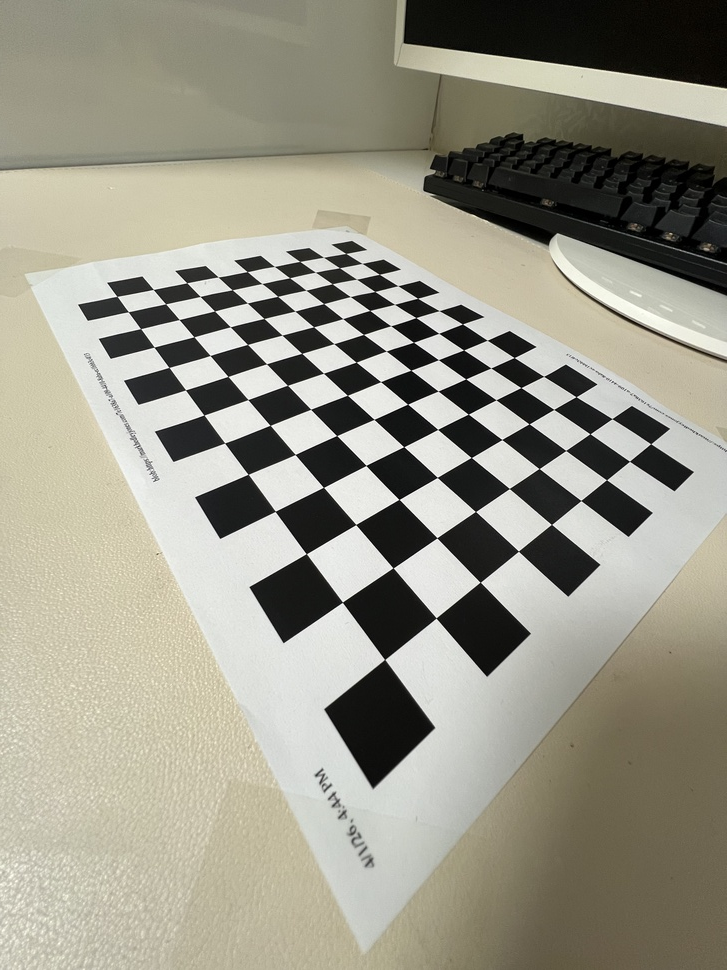
#> input picture data.jpeg, 727 x 970 px, shrunk from 3024 x 4032 before the run
$ python cam_distortion.py
#> lines starting #> are read from the running program, lines starting #| are printed output that depends on the picture
import cv2
import numpy as np

def apply_undistort(image_path, K, dist):
#> called with image_path = 'data.jpeg', K = array of shape (3, 3), dist = array of shape (5,)
    img = cv2.imread(image_path)
#> img is the input picture: shape (970, 727, 3); mean B, G, R 136.5, 150.6, 152.9
    if img is None:
        print("이미지 경로를 확인해주세요.")
        return

    h, w = img.shape[:2]
#> h = 970; w = 727
    new_K, roi = cv2.getOptimalNewCameraMatrix(K, dist, (w, h), 1, (w, h))
#> roi = (50, 55, 669, 912)
    undistorted = cv2.undistort(img, K, dist, None, new_K)
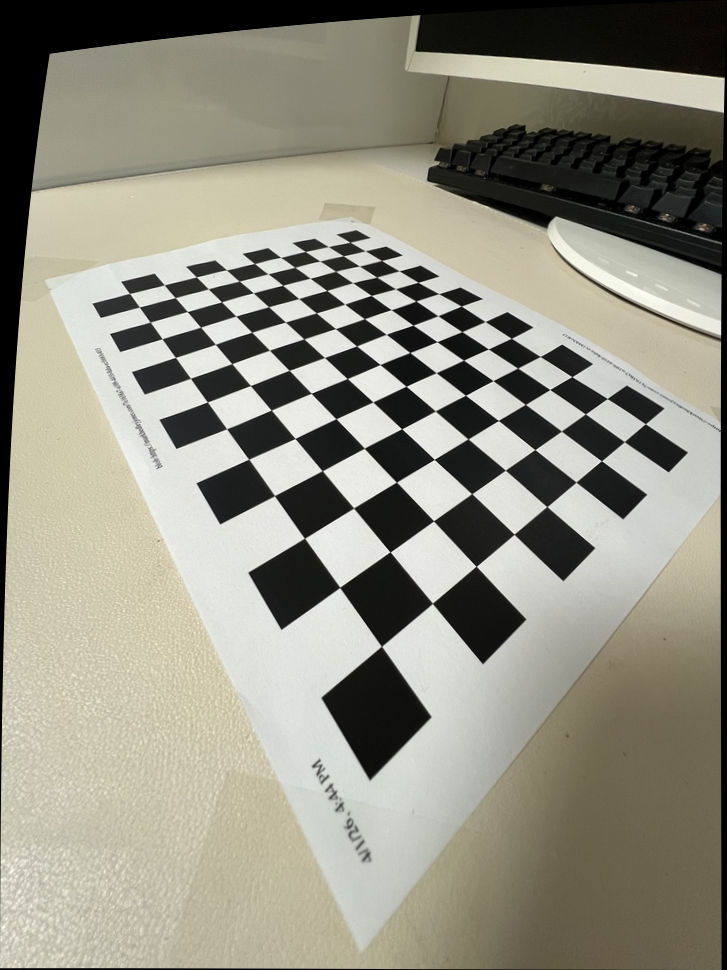
#> undistorted: shape (970, 727, 3); mean B, G, R 130.6, 143.9, 146.1
    comparison = np.hstack((img, undistorted))
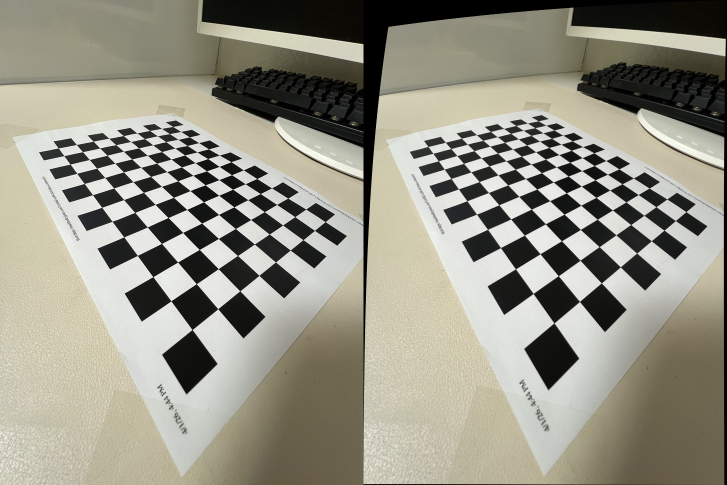
#> comparison: shape (970, 1454, 3) (shown at 1/2 size); mean B, G, R 133.6, 147.3, 149.5

    # 5. 결과 저장 및 출력
    cv2.imwrite('result.png', comparison)
    cv2.imshow('Before (Left) vs After (Right)', comparison)
    print("왜곡 보정 완료")
    cv2.waitKey(0)
    cv2.destroyAllWindows()

if __name__ == "__main__":
    K = np.array([[1.92261898e+03, 0.00000000e+00, 1.09179010e+03],
                  [0.00000000e+00, 1.92659005e+03, 1.90848807e+03],
                  [0.00000000e+00, 0.00000000e+00, 1.00000000e+00]])

    D = np.array([0.02342582, -0.09022107, 0.00024543, 0.00084367, 0.08888041])

    TARGET_IMAGE = "data.jpeg"

    apply_undistort(TARGET_IMAGE, K, D)
